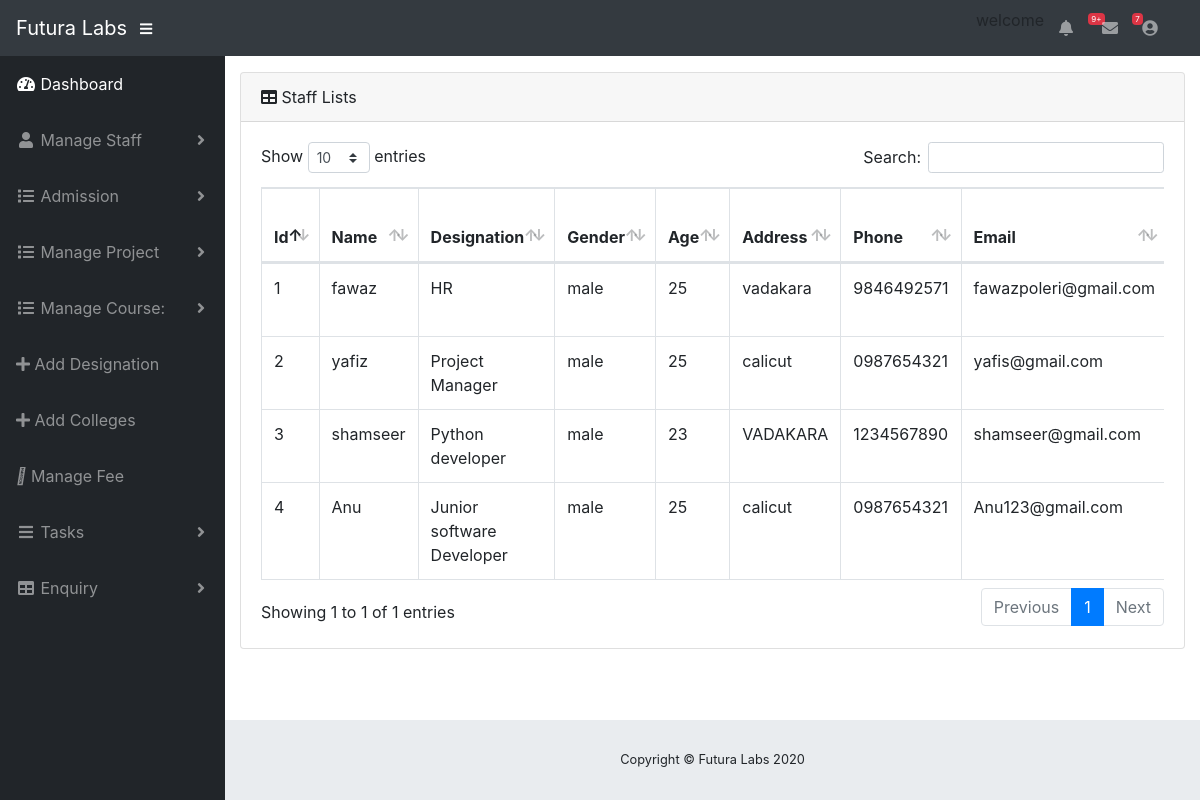
Page /view-staff.php (signed in) on the committed database.
### tables this page shows
CREATE TABLE `staff` (
  `staff_id` int(11) NOT NULL,
  `design_id` int(11) NOT NULL,
  `staff_name` varchar(30) NOT NULL,
  `gender` varchar(20) NOT NULL,
  `Age` int(20) NOT NULL,
  `address` varchar(50) NOT NULL,
  `phone` varchar(50) NOT NULL,
  `email` varchar(30) NOT NULL,
  `join_date` date NOT NULL
);

CREATE TABLE `designation` (
  `design_id` int(11) NOT NULL,
  `designation` varchar(30) NOT NULL
);

### view-staff.php (the view, shortened to what this page needs)
<?php
      include('admin_header.php');
      include('connect.php');
?>
        <div class="card mb-3">
          <div class="card-header">
            <i class="fas fa-table"></i>
            Staff Lists</div>
          <div class="card-body">
            <div class="table-responsive">
              <table class="table table-bordered" id="dataTable" width="100%" cellspacing="0">
                <thead>
                    <tr>
                        <th>Id</th>
                        <th>Name</th>
                        <th>Designation</th>
                        <th>Gender</th>
                        <th>Age</th>
                        <th>Address</th>
                        <th>Phone</th>
                        <th>Email</th>
                    </tr>
                </thead>
  <?php
        $result=mysqli_query($con,"SELECT *  FROM staff JOIN designation ON staff.staff_id=designation.design_id JOIN login ON login.staff_id=staff.staff_id");
        while($staff=mysqli_fetch_array($result))
          {
  ?>
               <tbody>
                  <tr>
                    <td><?php echo $staff['staff_id'];?></td>
                    <td><?php echo $staff['staff_name'];?></td>
                    <td><?php echo $staff['designation'];?></td>
                    <td><?php echo $staff['gender'];?></td>
                    <td><?php echo $staff['Age'];?></td>
                    <td><?php echo $staff['address'];?></td>
                    <td><?php echo $staff['phone'];?></td>
                    <td><?php echo $staff['email'];?></td>
                  </tr>
                </tbody>
    <?php } ?>
              </table>
            </div>
          </div>
        </div>
      </div>
<?php include('footer.php');?>

### rows in the picture
staff: login.staff_id "1", staff_name "fawaz", design.designation "HR", gender "male", Age "25", address "vadakara", phone "9846492571", email "fawazpoleri@gmail.com"
staff: login.staff_id "2", staff_name "yafiz", design.designation "Project Manager", gender "male", Age "25", address "calicut", phone "0987654321", email "yafis@gmail.com"
staff: login.staff_id "3", staff_name "shamseer", design.designation "Python developer", gender "male", Age "23", address "VADAKARA", phone "1234567890", email "shamseer@gmail.com"
staff: login.staff_id "4", staff_name "Anu", design.designation "Junior software Developer", gender "male", Age "25", address "calicut", phone "0987654321", email "Anu123@gmail.com"
